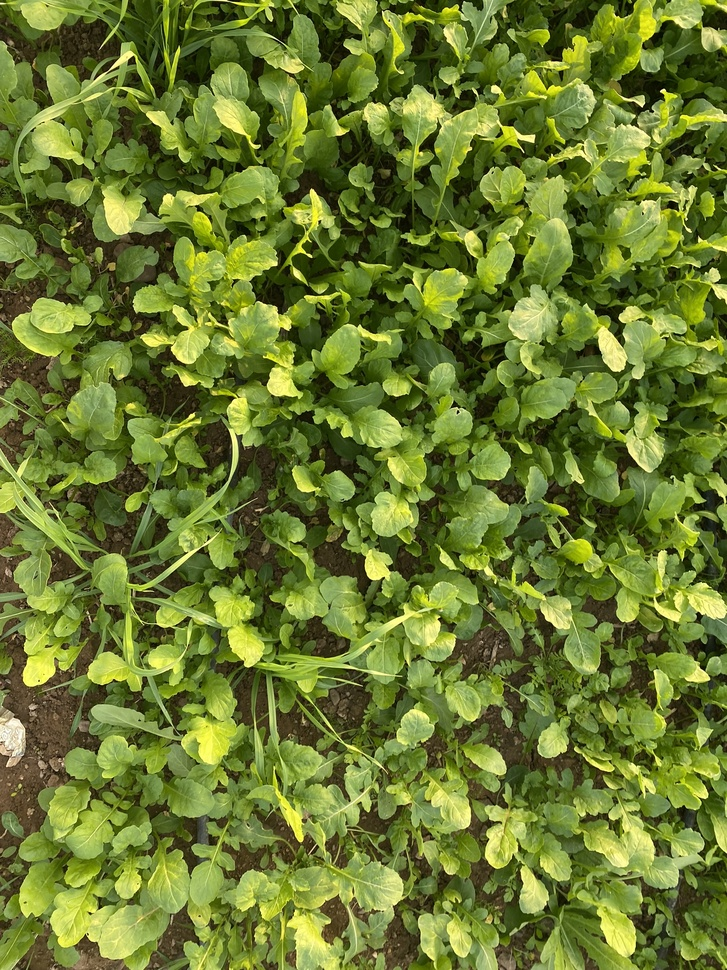
#> input picture Images/Arugula/IMG_6757.JPEG, 727 x 970 px, shrunk from 1536 x 2048 before the run; its folder holds only this picture in this run
$ python test1.py
#> lines starting #> are read from the running program, lines starting #| are printed output that depends on the picture; after the words box and inside, x2 and y2 are one past the last pixel; in counts of white or black regions, pixels touching at a corner belong together; long printed decimals are rounded
import cv2
import numpy as np
import matplotlib.pyplot as plt
from pathlib import Path
import shutil
import pandas as pd


# ==========================================
# --- TUNABLE PARAMETERS CONFIGURATION ---
# ==========================================

# File I/O
VALID_EXTENSIONS = {".jpg", ".jpeg", ".png", ".bmp", ".webp"}

# 1. Noise Reduction (cv2.bilateralFilter)
BILATERAL_D = 20
BILATERAL_SIGMA_COLOR = 15
BILATERAL_SIGMA_SPACE = 120

# 2. Vegetation Segmentation (cv2.threshold - Otsu on Saturation)
OTSU_MIN_VAL = 0
MASK_MAX_VAL = 255  # Used for both Otsu and Purple thresholding

# 3. Lesion/Symptom Detection (cv2.threshold - LAB 'a' channel)
PURPLE_A_CHANNEL_MIN = 140

# 4. Math / Metrics Computations
BACKGROUND_PIXEL_VALUE = [0, 0, 0]  # Used to filter out mask background in np.any()
PERCENTAGE_MULTIPLIER = 100         # Used for printing the final infection percentage

# 1. Initialize an empty list before your image processing loop
results_data = []


def imageFactory (source,destination):
#> called with source = 'Images/Arugula', destination = 'Results'
    source_dir = Path(source)
    destination_dir = Path(destination)

    if destination_dir.exists() and destination_dir.is_dir():
        print(f"Clearing all existing files in: {destination_dir.name}")
        shutil.rmtree(destination_dir)


    destination_dir.mkdir(parents=True, exist_ok=True)
    valid_extensions = {".jpg", ".jpeg", ".png", ".bmp", ".webp"}

    for source_file in source_dir.iterdir():
        if source_file.is_file() and source_file.suffix.lower() in valid_extensions:
            print(f"Processing: {source_file.name}")

            image = cv2.imread(str(source_file))
#> image is the input picture: shape (970, 727, 3); mean B, G, R 47.8, 122.3, 106.1

            if image is None:
                print(f"Skipping (could not read): {source_file.name}")
                continue
            new_file_path = destination_dir / source_file.name
            altered = cv2.bilateralFilter(image,d=BILATERAL_D, sigmaColor=BILATERAL_SIGMA_COLOR, sigmaSpace=BILATERAL_SIGMA_SPACE)
            image_hsv= cv2.cvtColor(altered, cv2.COLOR_BGR2HSV)
#> image_hsv: shape (970, 727, 3); mean H, S, V 36.1, 168, 123.1
            h,s,v = cv2.split(image_hsv)
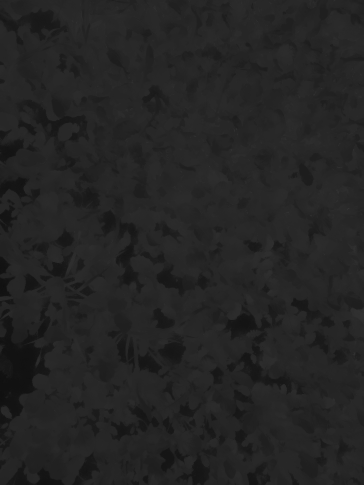
#> h: shape (970, 727) (shown at 1/2 size); min 14, max 60, mean 36.1
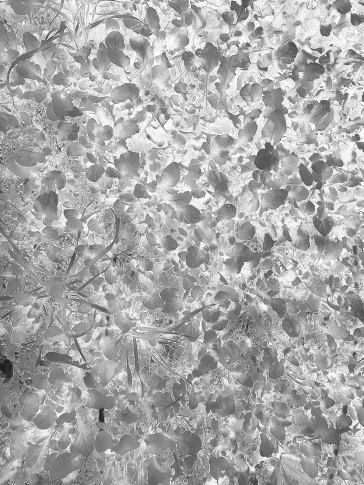
#> s: shape (970, 727) (shown at 1/2 size); min 21, max 255, mean 168
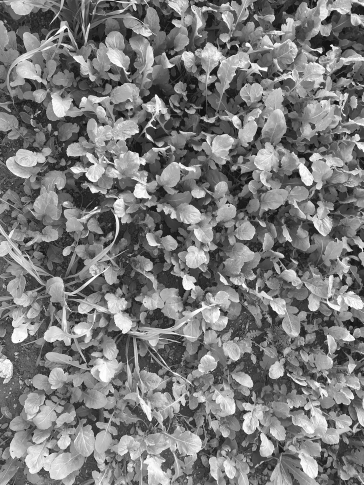
#> v: shape (970, 727) (shown at 1/2 size); min 7, max 255, mean 123.1

            thresh_val, outputMask = cv2.threshold(s,OTSU_MIN_VAL,MASK_MAX_VAL,cv2.THRESH_BINARY+cv2.THRESH_OTSU)
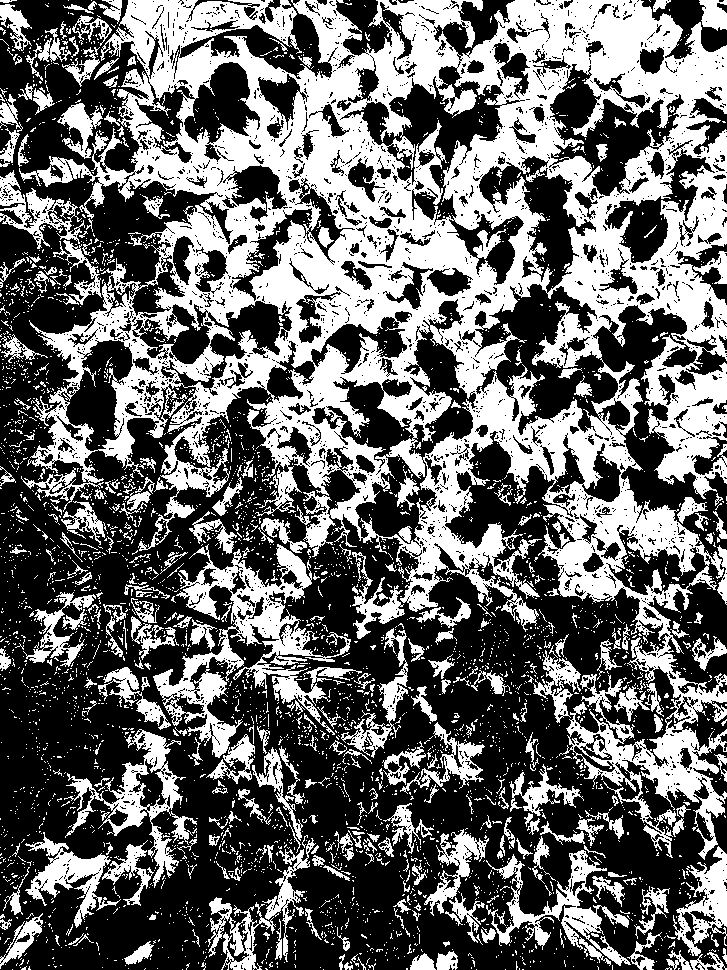
#> outputMask: shape (970, 727); 41% white; 3778 white regions (3444 under 20 px), largest, box (x1, y1, x2, y2) and area: (19, 0, 727, 860) 199303, (153, 544, 362, 758) 11678, (64, 729, 197, 888) 4556
#> thresh_val = 174

            final = cv2.bitwise_and(image_hsv,image_hsv,mask=outputMask)
#> final: shape (970, 727, 3); mean H, S, V 15.2, 86.5, 36.2

            lab = cv2.cvtColor(image,cv2.COLOR_BGR2LAB)
#> lab: shape (970, 727, 3); mean of channels 0, 1, 2 121.6, 110.9, 164.6

            L, a, b = cv2.split(lab)
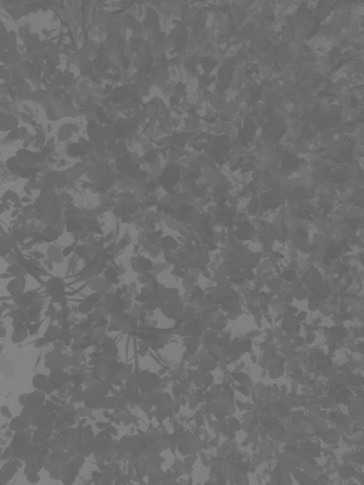
#> a: shape (970, 727) (shown at 1/2 size); min 95, max 139, mean 110.9
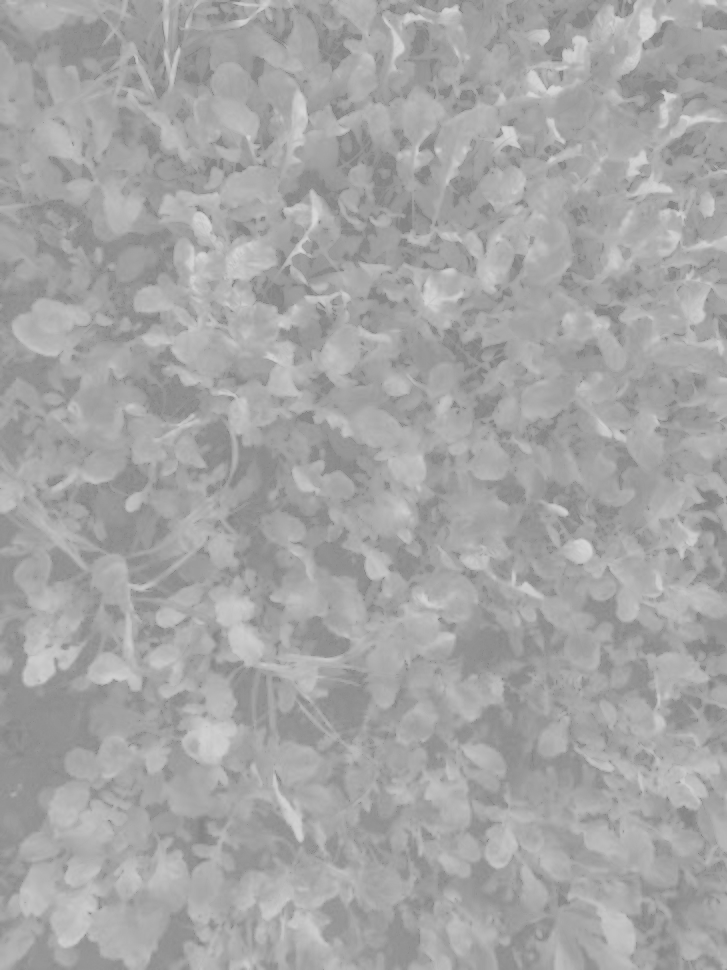
#> b: shape (970, 727); min 128, max 217, mean 164.6

            _,purple_mask = cv2.threshold(a, PURPLE_A_CHANNEL_MIN, MASK_MAX_VAL, cv2.THRESH_BINARY)
#> purple_mask: shape (970, 727); every value is 0

            valid_symptoms = cv2.bitwise_and(purple_mask,outputMask)
            symptoms_visualized = cv2.bitwise_and(image, image, mask=valid_symptoms)
#> symptoms_visualized: shape (970, 727, 3); every value is 0
            cv2.imwrite(str(new_file_path), symptoms_visualized)

            non_black_pixels = np.any(symptoms_visualized != BACKGROUND_PIXEL_VALUE, axis=-1)
            non_black_count = np.sum(non_black_pixels)
#> non_black_count = 0
            plant_pixels = np.any(final != BACKGROUND_PIXEL_VALUE, axis=-1)
            all_plant_count = np.sum(plant_pixels)
#> all_plant_count = 289307

            infectionPercentage = (non_black_count/all_plant_count)*100
#> infectionPercentage = 0
            print(infectionPercentage)
#| 0.0


            image_name = str(source_file.name)
            severity_ratio = infectionPercentage
#> severity_ratio = 0
            severity_level = "Medium"

            results_data.append({
            "image_name": image_name,
            "severity_ratio": severity_ratio,
            "severity_level": severity_level
            })

    df = pd.DataFrame(results_data)
#> df = table of 1 rows and 3 columns

    df.to_excel("results.xlsx", index=False, engine='openpyxl')

    pipeline_content = f"""Execution Order and Parameters:
    1. Noise Reduction: cv2.bilateralFilter (d={BILATERAL_D}, sigmaColor={BILATERAL_SIGMA_COLOR}, sigmaSpace={BILATERAL_SIGMA_SPACE})
    2. Color Conversion (Vegetation): BGR to HSV
    3. Vegetation Segmentation: cv2.threshold with Otsu on HSV Saturation channel (thresh_min={OTSU_MIN_VAL}, maxval={MASK_MAX_VAL})
    4. Color Conversion (Symptoms): BGR to LAB
    5. Lesion Detection: cv2.threshold on LAB 'a' channel for purpleness (thresh_min={PURPLE_A_CHANNEL_MIN}, maxval={MASK_MAX_VAL})
    6. Mask Refinement: Logical AND combining purple lesion mask with vegetation mask
    7. Severity Computation: Ratio of symptom pixels to total plant area pixels (multiplier={PERCENTAGE_MULTIPLIER})
    """

    with open("pipeline.txt", "w") as f:
        f.write(pipeline_content)
    return 1


imageFactory("Images/Arugula","Results")

$ run again, on Images/Arugula/IMG_6803.JPEG
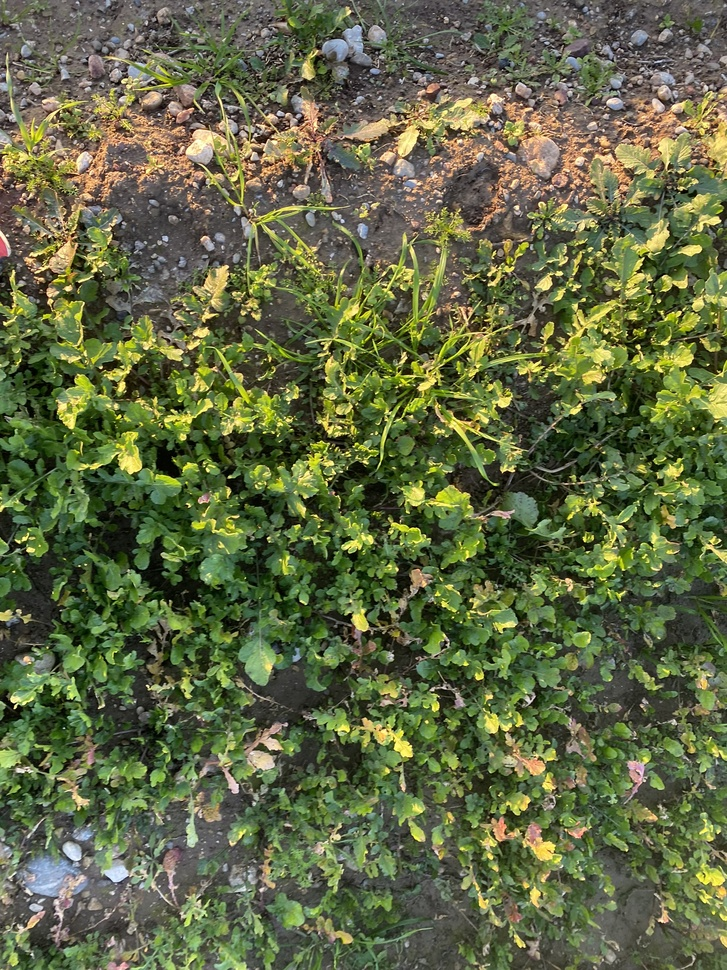
#> input picture Images/Arugula/IMG_6803.JPEG, 727 x 970 px, shrunk from 1536 x 2048 before the run
#> in imageFactory, image is the input picture: shape (970, 727, 3); mean B, G, R 68, 104.2, 96.6
#> image_hsv: shape (970, 727, 3); mean H, S, V 38.4, 99.1, 107.8
#> in imageFactory, `thresh_val, outputMask = cv2.threshold(s,OTSU_MIN_VAL,MASK_MAX_VAL,cv2..`:
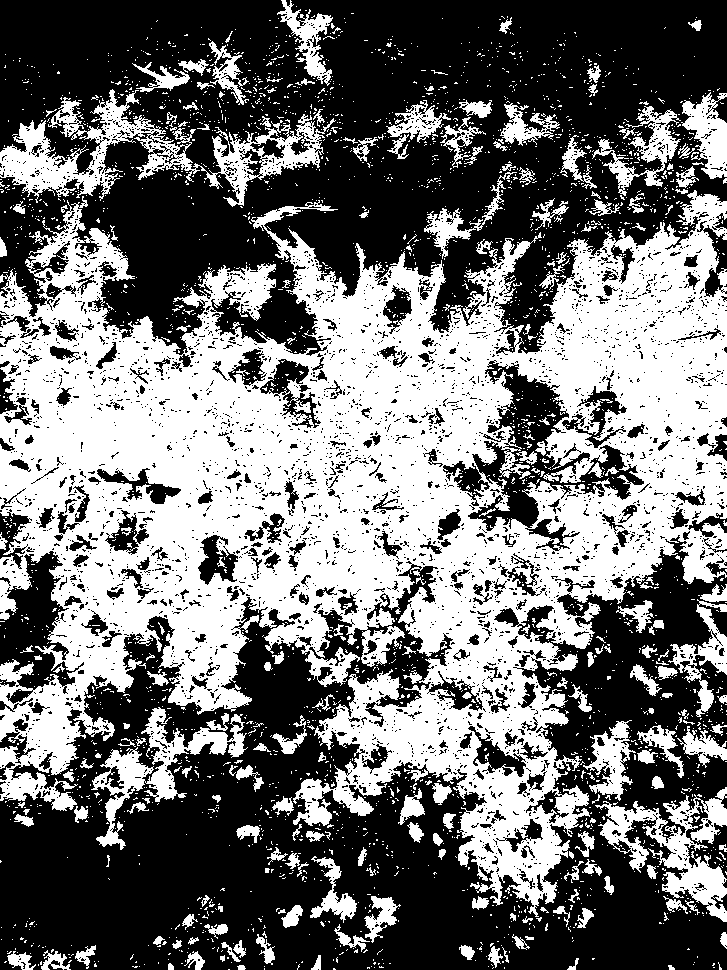
#> outputMask: shape (970, 727); 45% white; 2784 white regions (2566 under 20 px), largest, box (x1, y1, x2, y2) and area: (0, 190, 727, 917) 251444, (0, 89, 336, 207) 10976, (595, 787, 727, 922) 6135
#> thresh_val = 103
#> final: shape (970, 727, 3); mean H, S, V 17.5, 67, 46.2
#> lab: shape (970, 727, 3); mean of channels 0, 1, 2 107, 119.1, 146.8
#> purple_mask: shape (970, 727); 1.2% white; 357 white regions (290 under 20 px), largest, box (x1, y1, x2, y2) and area: (69, 117, 135, 195) 1001, (552, 135, 587, 188) 579, (638, 107, 677, 144) 530
#> in imageFactory, `valid_symptoms = cv2.bitwise_and(purple_mask,outputMask)`:
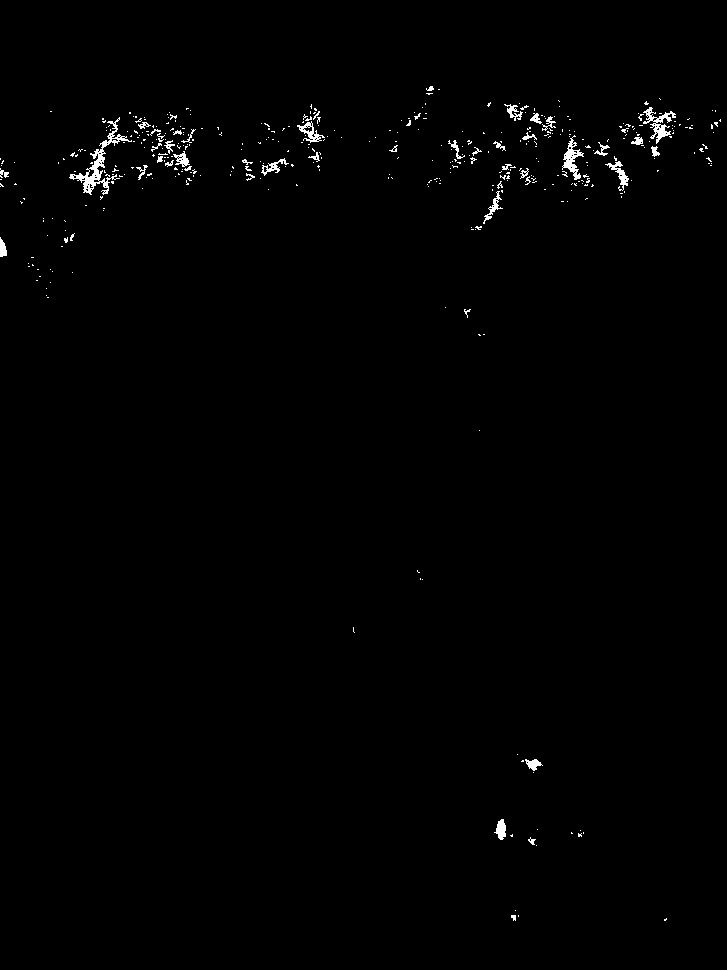
#> valid_symptoms: shape (970, 727); 0.79% white in thin lines or dots, all inside (x1, y1, x2, y2) = (0, 86, 721, 921)
#> non_black_count = 5591
#> all_plant_count = 317300
#> infectionPercentage = 1.76
#| 1.762
#> df = table of 1 rows and 3 columns

$ run again, on Images/Arugula/IMG_6804.JPEG
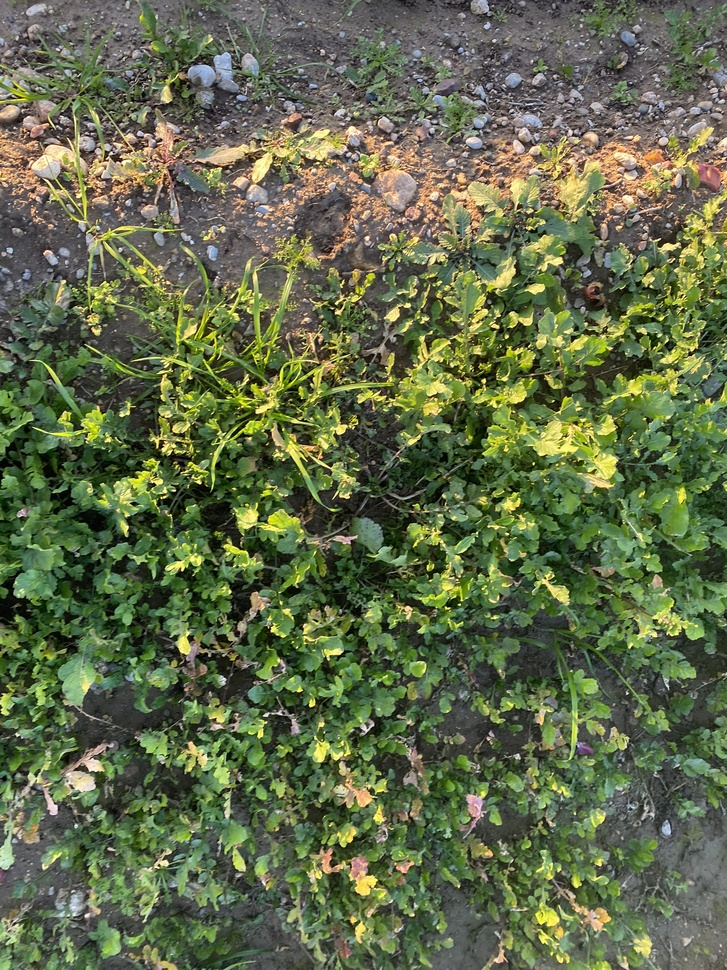
#> input picture Images/Arugula/IMG_6804.JPEG, 727 x 970 px, shrunk from 1536 x 2048 before the run
#> in imageFactory, image is the input picture: shape (970, 727, 3); mean B, G, R 74.2, 106.9, 97.1
#> image_hsv: shape (970, 727, 3); mean H, S, V 47.1, 86.3, 110
#> in imageFactory, `thresh_val, outputMask = cv2.threshold(s,OTSU_MIN_VAL,MASK_MAX_VAL,cv2..`:
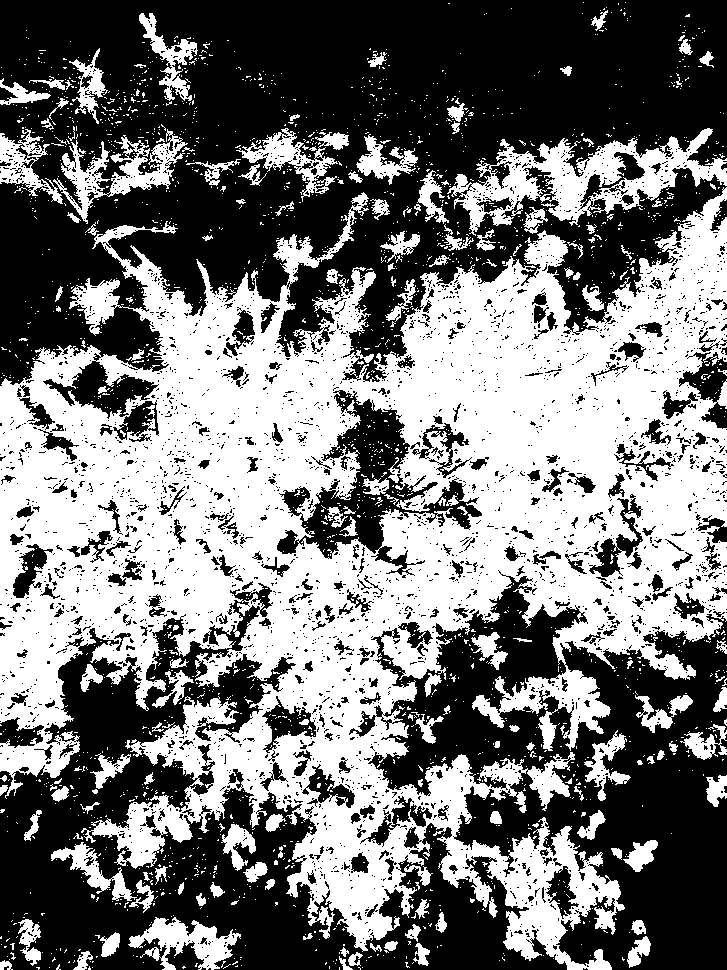
#> outputMask: shape (970, 727); 46.5% white; 2173 white regions (2009 under 20 px), largest, box (x1, y1, x2, y2) and area: (0, 187, 727, 970) 275125, (447, 128, 727, 236) 10503, (53, 129, 188, 224) 3675
#> thresh_val = 89
#> final: shape (970, 727, 3); mean H, S, V 19.1, 62.1, 51
#> lab: shape (970, 727, 3); mean of channels 0, 1, 2 109.6, 118.7, 144.6
#> purple_mask: shape (970, 727); 1% white; 311 white regions (249 under 20 px), largest, box (x1, y1, x2, y2) and area: (592, 141, 676, 180) 786, (694, 158, 726, 191) 567, (150, 127, 180, 164) 382
#> in imageFactory, `valid_symptoms = cv2.bitwise_and(purple_mask,outputMask)`:
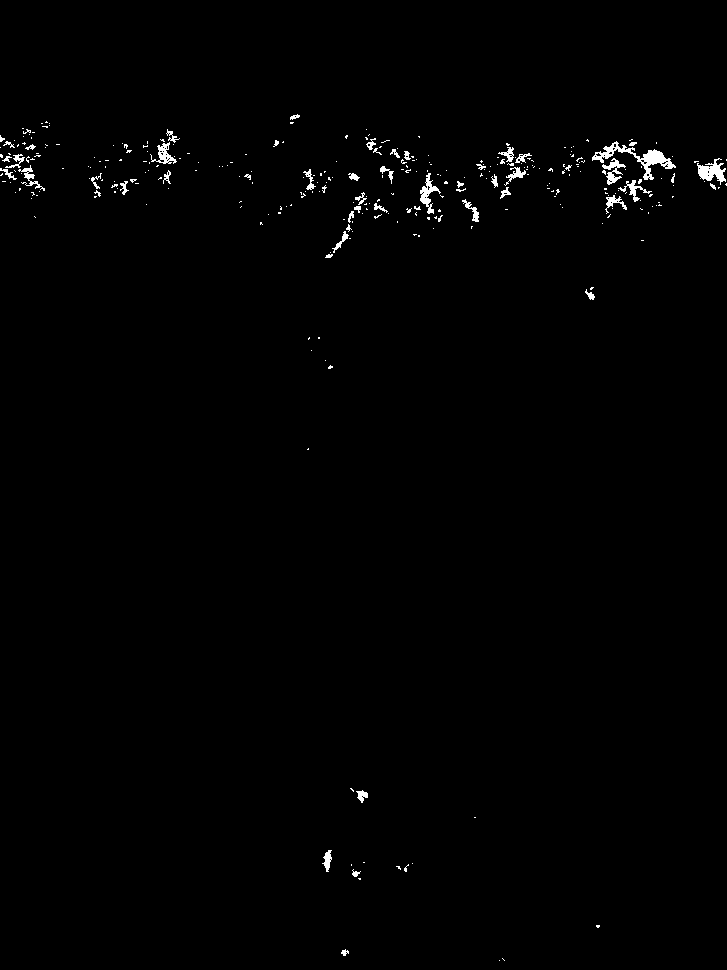
#> valid_symptoms: shape (970, 727); 0.81% white; 316 white regions (266 under 20 px), largest, box (x1, y1, x2, y2) and area: (592, 141, 676, 180) 773, (697, 158, 726, 185) 389, (420, 173, 441, 214) 294
#> non_black_count = 5680
#> all_plant_count = 327719
#> infectionPercentage = 1.73
#| 1.733
#> df = table of 1 rows and 3 columns
